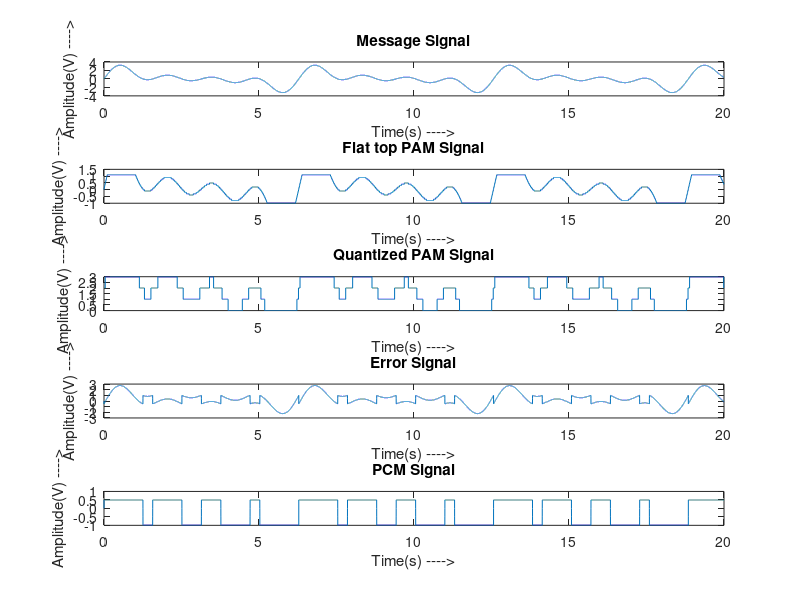

The MATLAB source for this figure:
% Muhammad Rabiul Alam

clc;
clear all;
t = 0:0.0005:20;
part = -1:0.1:1;
cb = -1:0.1:1.1;
x=sin(1*t)+sin(2*t)+sin(3*t)+sin(4*t);
[index,quants] = quantiz(x,part,cb);
subplot(5,1,1);
plot(t,x);
title('Message Signal');
xlabel('Time(s) ---->')
ylabel('Amplitude(V) ---->')
subplot(5,1,2);
plot(t,quants);
title('Flat top PAM Signal');
xlabel('Time(s) ---->')
ylabel('Amplitude(V) ---->')
y = uencode(quants,2);
subplot(5,1,3);
plot(t,y);
title('Quantized PAM Signal');
xlabel('Time(s) ---->');
ylabel('Amplitude(V) ---->')
c=compand(x,9999,2,'mu/compressor');
e1=uencode(c,2);
d1=udecode(e1,2);
subplot(5,1,4);
plot(t,x-d1);
title('Error Signal');
xlabel('Time(s) ---->');
ylabel('Amplitude(V) ---->')
subplot(5,1,5);
plot(t,d1);
title('PCM Signal');
xlabel('Time(s) ---->');
ylabel('Amplitude(V) ---->')